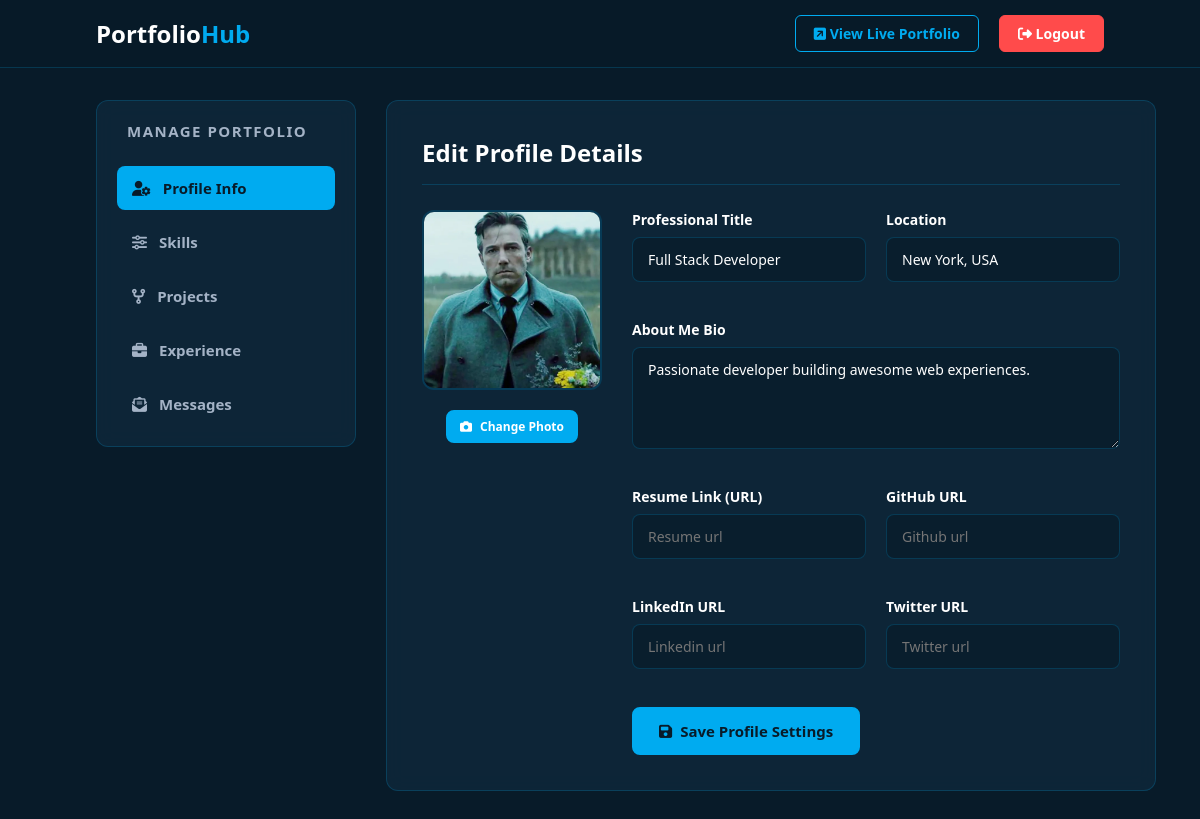
The app's page /dashboard/ (signed in) with its own data.
### mokshang/models.py (models this page shows, shortened)
class UserProfile(models.Model):
    user = models.OneToOneField(User, on_delete=models.CASCADE, related_name='profile')
    title = models.CharField(max_length=100, blank=True, default="Full Stack Developer")
    bio = models.TextField(blank=True, default="Passionate developer building awesome web experiences.")
    profile_picture = models.ImageField(upload_to='profile_pics/', blank=True, null=True)
    location = models.CharField(max_length=100, blank=True, default="New York, USA")
    resume_url = models.URLField(blank=True)
    github_url = models.URLField(blank=True)
    linkedin_url = models.URLField(blank=True)
    twitter_url = models.URLField(blank=True)

### mokshang/views.py (the view, shortened to what this page needs)
# urls.py: path('dashboard/', mas.dashboard, name='dashboard'),
@login_required
def dashboard(request):
    if 'delete_project' in request.GET:
        proj_id = request.GET.get('delete_project')
        proj = get_object_or_404(Project, id=proj_id, user=request.user)
        proj.delete()
        messages.success(request, 'Project deleted successfully.')
        return redirect('dashboard')
    if 'delete_skill' in request.GET:
        skill_id = request.GET.get('delete_skill')
        skill = get_object_or_404(Skill, id=skill_id, user=request.user)
        skill.delete()
        messages.success(request, 'Skill deleted successfully.')
        return redirect('dashboard')
    if 'delete_experience' in request.GET:
        exp_id = request.GET.get('delete_experience')
        exp = get_object_or_404(Experience, id=exp_id, user=request.user)
        exp.delete()
        messages.success(request, 'Experience deleted successfully.')
        return redirect('dashboard')
    profile_form = UserProfileForm(instance=request.user.profile)
    project_form = ProjectForm()
    skill_form = SkillForm()
    experience_form = ExperienceForm()
    projects = request.user.projects.all()
    skills = request.user.skills.all()
    experiences = request.user.experiences.all()
    contact_messages = request.user.contact_messages.all().order_by('-created_at')
    active_tab = request.GET.get('tab', 'profile')
    context = {
        'profile_form': profile_form,
        'project_form': project_form,
        'skill_form': skill_form,
        'experience_form': experience_form,
        'projects': projects,
        'skills': skills,
        'experiences': experiences,
        'contact_messages': contact_messages,
        'active_tab': active_tab,
    }
    return render(request, 'dashboard.html', context)

### mokshang/forms.py
class UserProfileForm(StyledModelForm):
    class Meta:
        model = UserProfile
        fields = ['title', 'bio', 'profile_picture', 'location', 'resume_url', 'github_url', 'linkedin_url', 'twitter_url']
        widgets = {
            'bio': forms.Textarea(attrs={'rows': 4, 'placeholder': 'Tell us about yourself...'}),
        }

class ProjectForm(StyledModelForm):
    class Meta:
        model = Project
        fields = ['title', 'description', 'image', 'technologies', 'github_link', 'live_link']
        widgets = {
            'description': forms.Textarea(attrs={'rows': 3, 'placeholder': 'Project details...'}),
            'technologies': forms.TextInput(attrs={'placeholder': 'e.g. Python, Django, Tailwind'}),
        }

### mokshang/templates/dashboard.html (shortened to what this page needs)
<!DOCTYPE html>
<html lang="en">
<head>
    <link rel="stylesheet" href="https://cdnjs.cloudflare.com/ajax/libs/font-awesome/6.4.0/css/all.min.css">
</head>
<body>
    <nav class="navbar">
        <a href="{% url 'portfolio' %}" class="logo">Portfolio<span>Hub</span></a>
        <div class="nav-links">
            <a href="{% url 'portfolio' %}" class="nav-btn btn-view" target="_blank">
                <i class="fa-solid fa-square-arrow-up-right"></i> View Live Portfolio
            </a>
            <a href="{% url 'logout' %}" class="nav-btn btn-logout">
                <i class="fa-solid fa-sign-out-alt"></i> Logout
            </a>
        </div>
    </nav>
    <div class="dashboard-container">
        <div class="sidebar">
            <h3>Manage Portfolio</h3>
            <button class="tab-link" onclick="openTab(event, 'profile')">
                <i class="fa-solid fa-user-gear"></i> Profile Info
            </button>
            <button class="tab-link" onclick="openTab(event, 'skills')">
                <i class="fa-solid fa-sliders"></i> Skills
            </button>
            <button class="tab-link" onclick="openTab(event, 'projects')">
                <i class="fa-solid fa-code-fork"></i> Projects
            </button>
            <button class="tab-link" onclick="openTab(event, 'experience')">
                <i class="fa-solid fa-briefcase"></i> Experience
            </button>
            <button class="tab-link" onclick="openTab(event, 'messages')">
                <i class="fa-solid fa-envelope-open-text"></i> Messages
            </button>
        </div>
        <div class="content-box">
            <div id="profile" class="tab-content">
                <div class="content-header">
                    <h2>Edit Profile Details</h2>
                </div>
                <form method="POST" enctype="multipart/form-data" class="profile-section">
                    <div style="text-align: center;">
                        {% if user.profile.profile_picture %}
                            <img src="{{ user.profile.profile_picture.url }}" class="profile-img-preview" alt="Profile Picture">
                        {% else %}
                            <div class="profile-img-preview" style="display:flex; align-items:center; justify-content:center; flex-direction:column; color:var(--text-muted); font-size: 13px;">
                                <i class="fa-solid fa-user-tie" style="font-size: 48px; margin-bottom:10px;"></i>
                                No Photo Uploaded
                            </div>
                        {% endif %}
                        <div class="form-group" style="margin-top: 15px;">
                            <label for="id_profile_picture" class="btn-submit" style="font-size:12px; padding: 6px 12px; margin: 0 auto; cursor:pointer;">
                                <i class="fa-solid fa-camera"></i> Change Photo
                            </label>
                        </div>
                    </div>
                    <div class="grid-form">
                        <div class="form-group">
                            <label>Professional Title</label>
                            {{ profile_form.title }}
                        </div>
                        <div class="form-group">
                            <label>Location</label>
                            {{ profile_form.location }}
                        </div>
                        <div class="form-group full-width">
                            <label>About Me Bio</label>
                            {{ profile_form.bio }}
                        </div>
                        <div class="form-group">
                            <label>Resume Link (URL)</label>
                            {{ profile_form.resume_url }}
                        </div>
                        <div class="form-group">
                            <label>GitHub URL</label>
                            {{ profile_form.github_url }}
                        </div>
                        <div class="form-group">
                            <label>LinkedIn URL</label>
                            {{ profile_form.linkedin_url }}
                        </div>
                        <div class="form-group">
                            <label>Twitter URL</label>
                            {{ profile_form.twitter_url }}
                        </div>
                        <div class="full-width">
                            <button type="submit" class="btn-submit">
                                <i class="fa-solid fa-floppy-disk"></i> Save Profile Settings
                            </button>
                        </div>
                    </div>
                </form>
            </div>
        </div>
    </div>
</body>
</html>

### mokshang/templates/dashboard.html (style rules this page uses)
* { margin: 0; padding: 0; box-sizing: border-box; font-family: 'Segoe UI', Tahoma, Geneva, Verdana, sans-serif; }
:root { --bg-color: #081b29; --container-bg: rgba(17, 46, 66, 0.6); --primary-color: #00abf0; --accent-color: #0088cc; --text-main: #fff; --text-muted: #a4b3c6; --danger-color: #ff4b4b; --success-color: #28a745; --border-color: rgba(0, 171, 240, 0.2); }
body { background-color: var(--bg-color); color: var(--text-main); min-height: 100vh; display: flex; flex-direction: column; }
nav.navbar { background: rgba(8, 27, 41, 0.95); backdrop-filter: blur(10px); border-bottom: 1px solid var(--border-color); padding: 15px 8%; display: flex; justify-content: space-between; align-items: center; position: fixed; top: 0; width: 100%; z-index: 1000; }
.logo { font-size: 24px; font-weight: 700; color: var(--text-main); text-decoration: none; }
.logo span { color: var(--primary-color); }
.nav-links { display: flex; align-items: center; gap: 20px; }
.nav-btn { padding: 8px 18px; border-radius: 6px; text-decoration: none; font-size: 14px; font-weight: 600; transition: 0.3s; }
.btn-view { background: transparent; color: var(--primary-color); border: 1.5px solid var(--primary-color); }
.btn-logout { background: var(--danger-color); color: #fff; border: 1.5px solid var(--danger-color); }
.dashboard-container { margin-top: 100px; margin-bottom: 50px; padding: 0 8%; display: grid; grid-template-columns: 260px 1fr; gap: 30px; flex-grow: 1; }
.sidebar { background: var(--container-bg); border: 1px solid var(--border-color); border-radius: 12px; padding: 20px; height: fit-content; display: flex; flex-direction: column; gap: 10px; backdrop-filter: blur(10px); }
.sidebar h3 { font-size: 15px; text-transform: uppercase; letter-spacing: 1.5px; color: var(--text-muted); margin-bottom: 15px; padding-left: 10px; }
.tab-link { background: transparent; border: none; color: var(--text-muted); padding: 12px 15px; text-align: left; font-size: 15px; font-weight: 600; border-radius: 8px; cursor: pointer; display: flex; align-items: center; gap: 12px; transition: 0.3s; }
.tab-link.active { color: var(--bg-color); background: var(--primary-color); }
.content-box { background: var(--container-bg); border: 1px solid var(--border-color); border-radius: 12px; padding: 35px; backdrop-filter: blur(10px); min-height: 500px; }
.tab-content { display: none; }
.tab-content.active { display: block; }
.content-header { margin-bottom: 25px; border-bottom: 1px solid var(--border-color); padding-bottom: 15px; display: flex; justify-content: space-between; align-items: center; }
.content-header h2 { font-size: 24px; color: var(--text-main); }
.grid-form { display: grid; grid-template-columns: 1fr 1fr; gap: 20px; }
.full-width { grid-column: 1 / -1; }
.form-group { display: flex; flex-direction: column; gap: 8px; margin-bottom: 18px; }
.form-group label { font-size: 14px; font-weight: 600; color: var(--text-main); }
.form-control { background: rgba(8, 27, 41, 0.6); border: 1px solid var(--border-color); border-radius: 8px; padding: 12px 15px; color: #fff; font-size: 14px; outline: none; transition: 0.3s; }
textarea.form-control { resize: vertical; }
.btn-submit { background: var(--primary-color); color: var(--bg-color); border: 2px solid var(--primary-color); padding: 12px 25px; border-radius: 8px; font-size: 15px; font-weight: 700; cursor: pointer; transition: 0.3s; display: inline-flex; align-items: center; gap: 8px; width: fit-content; }
.profile-section { display: grid; grid-template-columns: 180px 1fr; gap: 30px; align-items: start; }
.profile-img-preview { width: 180px; height: 180px; border-radius: 12px; border: 2px solid var(--border-color); object-fit: cover; background: rgba(8, 27, 41, 0.5); }

### records on screen
UserProfile: title "Full Stack Developer", location "New York, USA", bio "Passionate developer building awesome web experiences."
